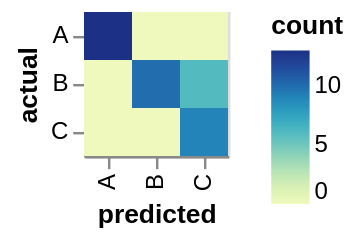

Vega-Lite specification stored for this chart:
### Vega-Lite specification from a JSON file in a GitHub repository (floating-point values rounded to 4 significant figures)
{"data": {"values": [{"actual": "A", "predicted": "A", "count": 13}, {"actual": "A", "predicted": "B", "count": 0}, {"actual": "A", "predicted": "C", "count": 0}, {"actual": "B", "predicted": "A", "count": 0}, {"actual": "B", "predicted": "B", "count": 10}, {"actual": "B", "predicted": "C", "count": 6}, {"actual": "C", "predicted": "A", "count": 0}, {"actual": "C", "predicted": "B", "count": 0}, {"actual": "C", "predicted": "C", "count": 9}]}, "selection": {"highlight": {"type": "single"}}, "mark": "bar", "encoding": {"y": {"field": "actual", "type": "nominal"}, "x": {"field": "predicted", "type": "nominal"}, "color": {"field": "count", "type": "quantitative"}, "opacity": {"condition": {"selection": "highlight", "value": 1}, "value": 0.5}}, "config": {"scale": {"bandPaddingInner": 0, "bandPaddingOuter": 0, "rangeStep": 40}, "range": {"ramp": {"scheme": "yellowgreenblue"}}}}
